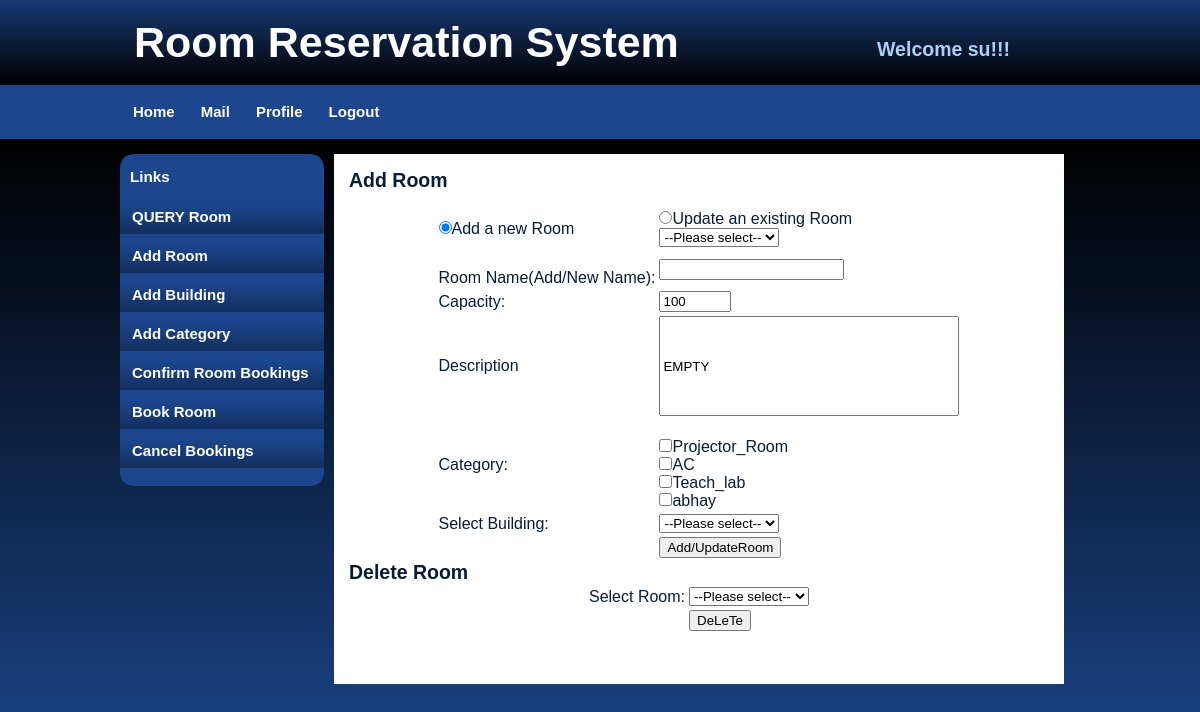
The app's page /raw.php (signed in) with its own data.
### tables this page shows
CREATE TABLE `Category` (
  `catId` int(11) NOT NULL AUTO_INCREMENT,
  `catName` varchar(30) NOT NULL,
  `description` varchar(255) DEFAULT NULL,
  PRIMARY KEY (`catId`),
  UNIQUE KEY `catName` (`catName`)
);

### raw.php (the view, shortened to what this page needs)
<?php
include("essential.php");
if($_POST){
	foreach ($_POST as $key=>$value){
		if($value=='' ||  $value==null){
			$flag=1;
		}
	}
	if($flag==1){
		header("Location:addroom.php?msg='Form not fully filled'");
		die();
	}
	if(isset($_POST['deleteroom']))
	{
		if(($_POST['dRoom']) == null || $_POST['dRoom'] == ''){
			header("Location:addroom.php?msg='Room name not specified'");
			die();
		}
		$query5 = "delete from Room where roomName = '".$_POST['dRoom']."';";
		execute($query5);
		header("Location:addroom.php?msg='Room Deleted'");
		die();
	}
	else{
	$q = "select buildId from Building where buildingName='".$_POST['buildingName']."';" ;
	$r = execute($q);
	if($_POST['a_u'] == 'add'){
		$r11=$_POST['roomName'];
		if(empty($r11)){
			header("Location:addroom.php?msg='Room name not specified'");
			die();
		}
		$rname=$_POST['roomName'];
	}
	else{
		if(empty($_POST['roomName'])){
			if(empty($_POST['Room'])){
				header("Location:addroom.php?msg='Room name not specified'");
				die();
			}
			$rname=$_POST['Room'];
		}
		else
			$rname=$_POST['roomName'];
	}
	if(mysql_num_rows($r)!=1) {
	if($_POST['a_u'] == 'add'){
		header("Location:addroom.php?msg='Cannot insert.Cannot fetch proper building.'");
	}
	}
		$row = mysql_fetch_array($r);
		$id =  $row[0];
		if($_POST['description'] == '')
		{
			$_POST['description'] = 'EMPTY';
		}
		if($_POST['a_u'] == 'add'){
		$q = "insert into Room (roomName,buildingName,Capacity,description) values ('" . $rname . "','" . $id . "','".$_POST['cap']."','".$_POST['description']."');" ;
		execute($q);
		}
		$query3="select roomId from Room where roomName = '".$rname."';";
		$id2=execute($query3);
		$id2=mysql_fetch_array($id2);
		$id2=$id2[0];
		if($_POST['a_u'] == 'update' )
		{
			if(!empty($id))
			$q = "update Room set roomName='" .$rname. "', buildingName='" . $id . "', Capacity='".$_POST['cap']."', description='".$_POST['description']."' where roomName ='".$_POST['Room']."';";
			else
			$q = "update Room set roomName='" .$rname. "', Capacity='".$_POST['cap']."', description='".$_POST['description']."' where roomName ='".$_POST['Room']."';" ;
			execute($q);
			$del="delete from Room_Cat where roomId=".$id2.";";
			execute($del);
		}
		if(empty($_POST['Category']))
		{
			header("Location:addroom.php?msg='Room inserted/updated successfully.You did not have category preferences.'");
			 die();
		}
		else{
			$count=count($_POST['Category']);
			for($i=0;$i<$count;$i++)
			{
				$query2="insert into Room_Cat values('".$id2."','" .$_POST['Category'][$i]. "');";
				execute($query2);
			}
			header("Location:addroom.php?msg='Room inserted/updated successfully.'");
			die();
		}
	}
}
else{
	$query = "select Category.catId, Category.catName from Category ;";
        $category = execute($query);
	$query4="select DISTINCT roomName from Room;";
	$r="Room";
	$list1=generate_list($query4,$r);
	echo "
		<html>
		<head>
		<script type='text/javascript' src='jquery.js'> </script>
		<link type='text/css' rel='stylesheet' href='static/slickblue/style.css'/>
		</head>
		<body>
		  <div id = 'container'>
                <div id = 'header'>
                <h1>Room Reservation System</h1>
                <h2>Welcome " . $_SESSION['user'] . "!!!</h2>
                </div>
                <div id='menu'>
                <ul>
                <li class='menuitem'><a href='#'>Home</a></li>
                <li class='menuitem'><a href='mail.php'>Mail</a></li>
                <li class='menuitem'><a href='profile.php'>Profile</a></li>
                <li class ='menuitem'><a href='logout.php'>Logout</a></li>
                </ul>
                </div>";
 echo "
                <div id = 'leftmenu'>
                 <div id='leftmenu_top'></div>
                <div id ='leftmenu_main'>
                <h3>Links</h3>
                <ul>";
        if ($_SESSION['level'] == 0){
                echo"
                        <li><a href='queryroom4.php' > Search Room </a></li>
                        <li><a href='bookroom.php' > Book Room </a></li>
                        <li><a href='cancelbook.php' > Cancel Your Bookings </a></li>
                        <li><a href ='rooms.php' >ROOMS</a></li>
                        ";
        }
        else if($_SESSION['level'] == 1)
        {
                echo"
			<li><a href='queryroom4.php' > QUERY Room </a></li>
                        <li ><a href='addroom.php' > Add Room </a></li>
                        <li ><a href='addBuilding.php' > Add Building </a></li>
                        <li ><a href = 'category.php' >Add Category</a></li>
                        <li ><a href='confirmbooking.php' > Confirm Room Bookings </a></li>
                        <li ><a href='bookroom.php' > Book Room </a></li>
                        <li ><a href='cancelbook.php' > Cancel Bookings </a></li>";
        }
                echo"
                </ul>
                </div>
                <div id='leftmenu_bottom'></div>
                </div>
                <div id='content'>
                <div id = 'content_top'></div>
                <div id = 'content_main'>
                <h2 class='center'> Add Room </h2>
                ";
	echo "<form name='add_updateroom' method='POST' action='" . $PHP_SELF . "'>
		<table class='center'>
		 <tr><td><input type='radio' name='a_u' value = 'add' checked>Add a new Room</td>
		 	<td><input type='radio' name='a_u' value = 'update' >Update an existing Room</br>".$list1."</br></td>
		 </tr>
		<tr>
		<br/>
		<td><br/> Room Name(Add/New Name): </td>
		<td> <input type='text' name='roomName' id='room' value=''/></td>
		</tr>
		<tr>
		<td>Capacity: </td>
		 <td><input name='cap' type='number' min='0' max='2000' maxlength = 4 size = 4 value = 100></td>
		  </tr>
		  <tr><td>Description</td><td><input type='text' id='description' class='center' name='description' style='height:100px;width:300px' value='EMPTY' /> <br/></td>
		</tr>
		 <tr><td>Category: </td><td><br/> ";
			if(!mysql_num_rows($category))
			{
				echo "No Available Categories";
			}
			else{
			while($row = mysql_fetch_array($category)){
				echo"<input type='checkbox' name='Category[]' value='".$row['catId']."'>"  .$row['catName']. "
				<br/>";
			}}
		echo"</td><tr>
		<td> Select Building: </td><td>
		";
	$q = "select buildingName from Building";
	$x = "buildingName";
	$st =  generate_list($q,$x);
	echo $st .
		"</td></tr><tr><td></td><td> <input type='submit' name='submit' id='submit' value='Add/UpdateRoom'/></td></tr>
		</table>
		</form>
		";
	$r1='dRoom';
	$list2=generate_list($query4,$r1);
	echo "<form name='deleteroom' method='POST' action = '".$PHP_SELF."' >
		<h2 align='center'>Delete Room</h2>
		<table class='center'><tr><td>Select Room: </td>
			   <td>".$list2."</td></tr>
			   <tr><td></td><td><input type='submit' name='deleteroom' value='DeLeTe'/></td></tr>
		</table></form>
</div>
                <div id = 'content_bottom'></div>
                <div id = 'footer><h3>Developed by: Bond With Bondas</h3></div>
                </div>"
;
	echo "</body></html>
		";
}
?>

### records on screen
category: catName "Projector_Room"
category: catName "AC"
category: catName "Teach_lab"
category: catName "abhay"

### other values on screen
$_SESSION['user'] "su"
